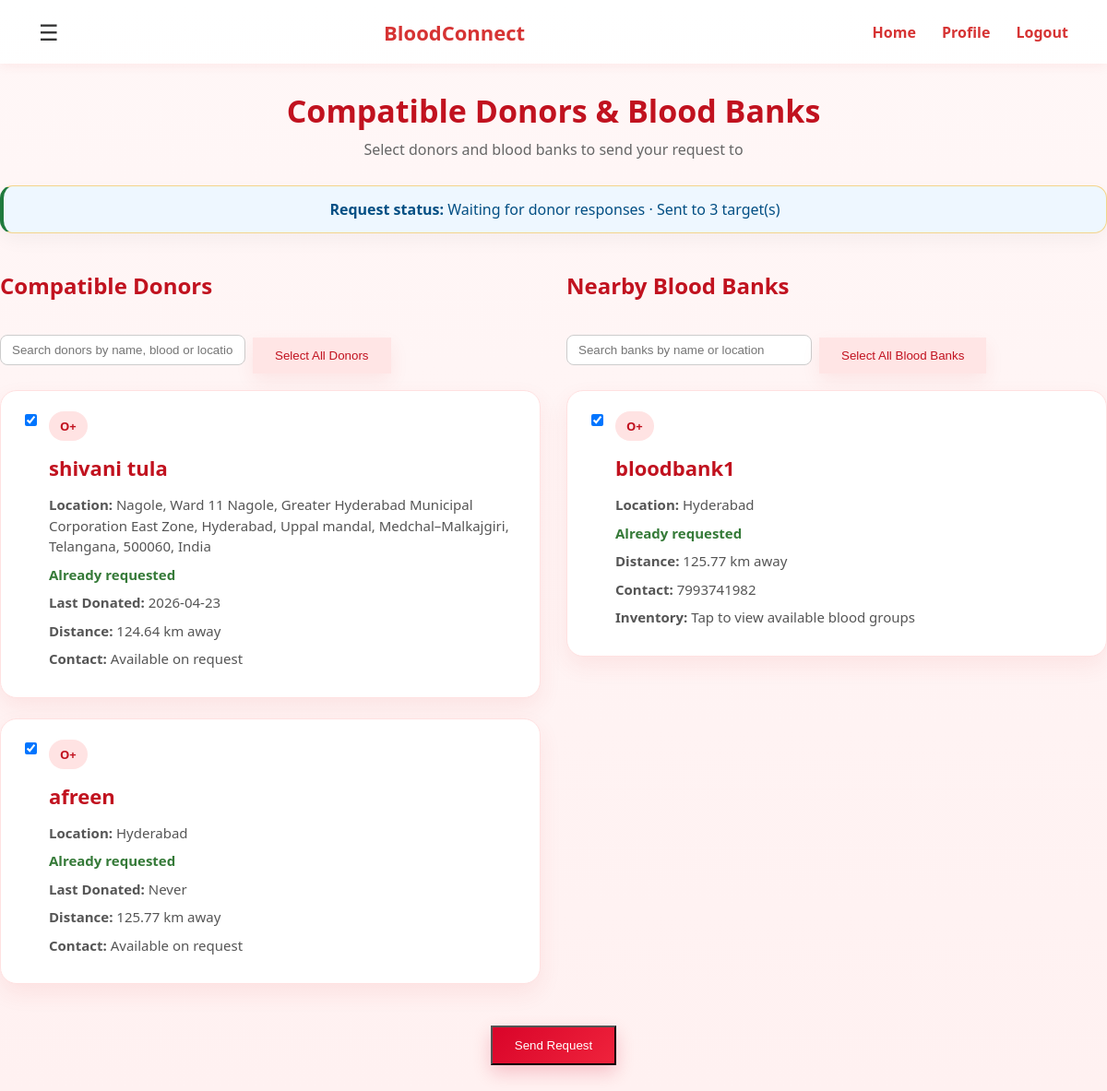
The app's page /results/21 (signed in) with its own data.
### tables this page shows
CREATE TABLE users(
        id INTEGER PRIMARY KEY AUTOINCREMENT,
        name TEXT NOT NULL,
        email TEXT UNIQUE NOT NULL,
        password TEXT NOT NULL,
        phone TEXT,
        age INTEGER,
        weight REAL,
        blood TEXT,
        location TEXT,
        latitude REAL,
        longitude REAL,
        last_donated TEXT,
        is_donor INTEGER DEFAULT 0,
        is_available INTEGER DEFAULT 1
    , referral_code TEXT, role TEXT DEFAULT 'donor', is_admin INTEGER DEFAULT 0);

CREATE TABLE blood_banks(
        id INTEGER PRIMARY KEY AUTOINCREMENT,
        name TEXT,
        blood_groups_available TEXT,
        phone TEXT,
        location TEXT,
        latitude REAL,
        longitude REAL
    , email TEXT, password TEXT);

CREATE TABLE requests(
        id INTEGER PRIMARY KEY AUTOINCREMENT,
        patient_name TEXT,
        gender TEXT,
        age INTEGER,
        blood TEXT,
        units_required INTEGER,
        hospital TEXT,
        contact_number TEXT,
        location TEXT,
        latitude REAL,
        longitude REAL,
        requester_id INTEGER,
        is_emergency INTEGER DEFAULT 0
    , status TEXT DEFAULT 'open');

### app.py (the view)
@app.route('/results/<int:request_id>')
@login_required
def show_results(request_id):
    req = get_request_by_id(request_id)
    if not req or req[11] != session['user']['id']:
        return "Request not found", 404
    compatible_blood_groups = compat.get(req[4], [req[4]])
    donors = get_compatible_donors()
    request_notifications = get_notifications_by_request(request_id)
    requested_donor_ids = {note[1] for note in request_notifications}
    donor_list = []
    for donor in donors:
        if donor[0] == session['user']['id']:
            continue
        donor_blood = donor[7]
        if req[12] or donor_blood in compatible_blood_groups:  # For emergency, show all donors
            distance = None
            if req[9] and req[10] and donor[9] and donor[10]:
                distance = haversine(req[9], req[10], donor[9], donor[10])
            donor_list.append({
                'id': donor[0],
                'name': donor[1],
                'blood': donor[7],
                'phone': donor[4],
                'location': donor[8],
                'last_donated': donor[11] or 'Never',
                'latitude': donor[9],
                'longitude': donor[10],
                'distance': distance,
                'already_requested': donor[0] in requested_donor_ids
            })
    donor_list.sort(key=lambda x: x['distance'] if x['distance'] is not None else float('inf'))
    request_banks = get_blood_banks_for_request(request_id)
    requested_bank_ids = {bank[0] for bank in request_banks}
    blood_banks = get_all_blood_banks()
    bank_list = []
    for bank in blood_banks:
        if req[12] or req[4] in bank[2]:  # For emergency, show all banks
            distance = None
            if req[9] and req[10] and bank[5] is not None and bank[6] is not None:
                distance = haversine(req[9], req[10], bank[5], bank[6])
            bank_list.append({
                'id': bank[0],
                'name': bank[1],
                'blood_groups_available': bank[2],
                'phone': bank[3],
                'location': bank[4],
                'latitude': bank[5],
                'longitude': bank[6],
                'distance': distance,
                'already_requested': bank[0] in requested_bank_ids
            })
    bank_list.sort(key=lambda x: x['distance'] if x['distance'] is not None else float('inf'))
    request_notes = get_notifications_by_request(request_id)
    accepted_count = sum(1 for note in request_notes if note[3] == 'accepted')
    pending_count = sum(1 for note in request_notes if note[3] == 'pending')
    declined_count = sum(1 for note in request_notes if note[3] == 'declined')
    completed_count = sum(1 for note in request_notes if note[3] == 'completed')
    sent_to_count = len({note[1] for note in request_notes}) + len(get_blood_banks_for_request(request_id))
    if accepted_count:
        request_status = f"{accepted_count} accepted, {pending_count} pending"
    elif pending_count:
        request_status = "Waiting for donor responses"
    elif declined_count:
        request_status = "All donor responses declined"
    else:
        request_status = "No requests sent yet"
    return render_template('results.html',
        request_id=request_id,
        request_status=request_status,
        sent_to_count=sent_to_count,
        patient_name=req[1],
        patient_gender=req[2],
        patient_age=req[3],
        requested_blood=req[4],
        units_required=req[5],
        hospital=req[6],
        contact_number=req[7],
        request_location=req[8],
        donors=donor_list,
        blood_banks=bank_list,
        show_blood_banks="yes" if bank_list else "no",
        is_emergency=req[12]
    )

### templates/results.html (shortened to what this page needs)
<!DOCTYPE html>
<html>
<head>
    <link rel="stylesheet" href="{{ url_for('static', filename='style.css') }}">
</head>
<body>
<div class="navbar">
    <div class="menu">☰</div>
    <div class="logo">BloodConnect</div>
    <div class="nav-links">
        {% if user %}
            <a href="/">Home</a>
            <a href="/profile">Profile</a>
            <a href="/logout">Logout</a>
        {% else %}
            <a href="/">Home</a>
            <a href="/login">Sign In</a>
            <a href="/signup">Sign Up</a>
        {% endif %}
    </div>
</div>
<div class="results-wrapper">
    <div class="results-header">
        <h2>Compatible Donors & Blood Banks</h2>
        <p>Select donors and blood banks to send your request to</p>
    </div>
    {% if request_status %}
    <div class="alert-message" style="background: #eef7ff; color: #034f84; border-left: 4px solid #1f7a3d; margin-bottom: 16px;">
        <strong>Request status:</strong> {{ request_status }}{% if sent_to_count is not none %} · Sent to {{ sent_to_count }} target(s){% endif %}
    </div>
    {% endif %}
    <form id="requestForm" method="POST" action="/send-request">
        <div class="split-results">
            <div class="results-column">
                <div class="section-header" style="display: flex; justify-content: space-between; align-items: center; flex-wrap: wrap; gap: 10px;">
                    <div>
                        <h3 class="section-title">Compatible Donors</h3>
                    </div>
                    <div style="display:flex; align-items:center; gap:8px;">
                        <input id="donorSearch" type="text" placeholder="Search donors by name, blood or location" oninput="filterDonors()" style="padding: 8px 12px; border: 1px solid #ccc; border-radius: 8px; min-width:240px;">
                        <button type="button" class="secondary-btn" onclick="selectAllDonors()">Select All Donors</button>
                    </div>
                </div>
                {% if donors %}
                <div class="donor-grid two-col-grid">
                    {% for donor in donors %}
                    <div class="donor-card" data-name="{{ donor.name|lower }}" data-blood="{{ donor.blood|lower }}" data-location="{{ donor.location|lower }}" data-requested="{{ 'true' if donor.already_requested else 'false' }}">
                        <div style="display: flex; align-items: flex-start; gap: 10px;">
                            <input type="checkbox" name="selected_donors" value="{{ donor.id }}" onchange="checkSelections()" {% if donor.already_requested %}checked{% endif %}>
                            <div style="flex: 1;" onclick="openDonorModal('{{ donor.name }}','{{ donor.blood }}','{{ donor.phone }}','{{ donor.location }}','{{ donor.last_donated }}')">
                                <span class="tag">{{ donor.blood }}</span>
                                <h3>{{ donor.name }}</h3>
                                <p><b>Location:</b> {{ donor.location }}</p>
                                {% if donor.already_requested %}
                                    <p style="margin: 3px 0; color: #357a38; font-weight: 600;">Already requested</p>
                                {% endif %}
                                <p><b>Last Donated:</b> {{ donor.last_donated }}</p>
                                {% if donor.distance is not none %}
                                    <p><b>Distance:</b> {{ "%.2f"|format(donor.distance) }} km away</p>
                                {% else %}
                                    <p><b>Distance:</b> Not available</p>
                                {% endif %}
                                <p><b>Contact:</b> Available on request</p>
                            </div>
                        </div>
                    </div>
                    {% endfor %}
                </div>
                {% else %}
                <div class="empty-state">
                    <h3>No matching donors found.</h3>
                    <p>Try checking nearby blood banks.</p>
                </div>
                {% endif %}
            </div>
            <div class="results-column">
                <div class="section-header" style="display: flex; justify-content: space-between; align-items: center; flex-wrap: wrap; gap: 10px;">
                    <div>
                        <h3 class="section-title">Nearby Blood Banks</h3>
                    </div>
                    <div style="display:flex; align-items:center; gap:8px;">
                        <input id="bankSearch" type="text" placeholder="Search banks by name or location" oninput="filterBanks()" style="padding: 8px 12px; border: 1px solid #ccc; border-radius: 8px; min-width:240px;">
                        <button type="button" class="secondary-btn" onclick="selectAllBanks()">Select All Blood Banks</button>
                    </div>
                </div>
                {% if blood_banks %}
                <div class="donor-grid two-col-grid">
                    {% for bank in blood_banks %}
                    <div class="donor-card" data-name="{{ bank.name|lower }}" data-location="{{ bank.location|lower }}" data-requested="{{ 'true' if bank.already_requested else 'false' }}">
                        <div style="display: flex; align-items: flex-start; gap: 10px;">
                            <input type="checkbox" name="selected_banks" value="{{ bank.id }}" onchange="checkSelections()" {% if bank.already_requested %}checked{% endif %}>
                            <div style="flex: 1;" data-name="{{ bank.name|e }}"
                                 data-phone="{{ bank.phone|e }}"
                                 data-location="{{ bank.location|e }}"
                                 data-distance="{{ bank.distance if bank.distance is not none else '' }}"
                                 data-inventory="{{ bank.blood_groups_available|e }}"
                                 onclick="openBloodBankModalFromCard(this)">
                                <span class="tag">{{ requested_blood }}</span>
                                <h3>{{ bank.name }}</h3>
                                <p><b>Location:</b> {{ bank.location }}</p>
                                {% if bank.already_requested %}
                                    <p style="margin: 3px 0; color: #357a38; font-weight: 600;">Already requested</p>
                                {% endif %}
                                {% if bank.distance is not none %}
                                    <p><b>Distance:</b> {{ "%.2f"|format(bank.distance) }} km away</p>
                                {% else %}
                                    <p><b>Distance:</b> Not available</p>
                                {% endif %}
                                <p><b>Contact:</b> {{ bank.phone }}</p>
                                <p><b>Inventory:</b> Tap to view available blood groups</p>
                            </div>
                        </div>
                    </div>
                    {% endfor %}
                </div>
                {% else %}
                <div class="empty-state">
                    <h3>No matching blood banks found.</h3>
                    <p>No blood banks with {{ requested_blood }} were found.</p>
                </div>
                {% endif %}
            </div>
        </div>
        <div style="text-align: center; margin: 30px 0;">
            <button type="submit" id="sendRequestBtn" class="primary-btn">Send Request</button>
        </div>
    </form>
</div>
</body>
</html>

### records on screen
users: blood "O+", name "shivani tula", location "Nagole, Ward 11 Nagole, Greater Hyderabad Municipal Corporation East Zone, Hyderabad, Uppal mandal, Medchal–Malkajgiri, Telangana, 500060, India", last_donated "2026-04-23", distance "124.64"
users: blood "O+", name "afreen", location "Hyderabad", last_donated "Never", distance "125.77"
blood_banks: name "bloodbank1", location "Hyderabad", distance "125.77", phone "7993741982"
requests: blood "O+"

### other values on screen
{{ request_status }} "Waiting for donor responses"
{{ sent_to_count }} "3"
